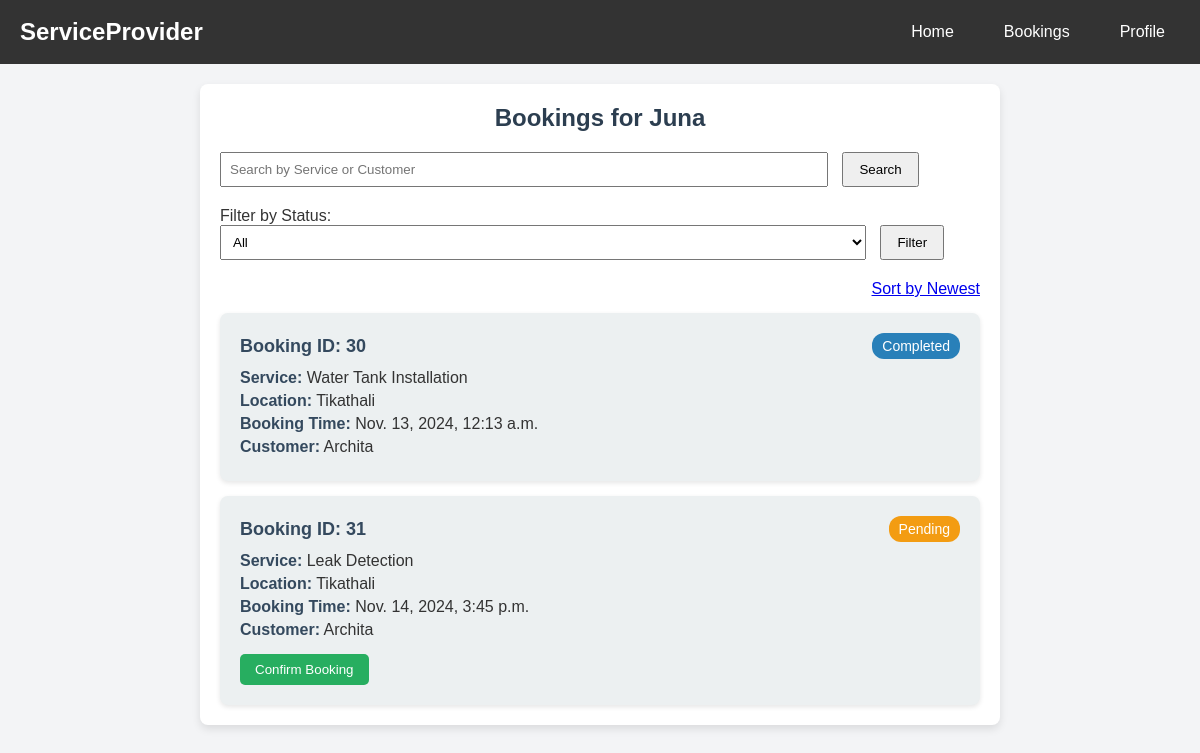
Before: /provider/bookings/42/ (signed in) with the older database file.
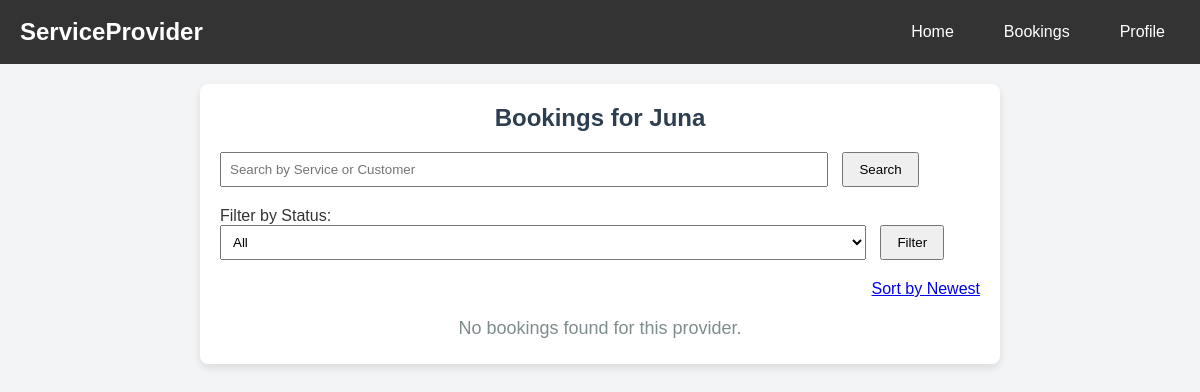
After: the same page with the newer database file.
### myApp/models.py (models this page shows, shortened)
class Booking(models.Model):
    email = models.EmailField(null=True, blank=True)
    location = models.CharField(max_length=255)
    provider = models.ForeignKey(ServiceProvider, on_delete=models.CASCADE, related_name='bookings', default=8)  # Assuming 1 is a valid ServiceProvider ID
    customer = models.ForeignKey(Customer, on_delete=models.CASCADE, related_name='bookings')
    service = models.ForeignKey('Service', on_delete=models.CASCADE, default=1)
    booking_time = models.DateTimeField()
    needs_review = models.BooleanField(default=False)
    service_completed = models.BooleanField(default=False)
    status = models.CharField(max_length=50, choices=[
        ('pending', 'Pending'),
        ('confirmed', 'Confirmed'),
        ('completed', 'Completed'),
        ('canceled', 'Canceled'),
    ], default='pending')
    created_at = models.DateTimeField(auto_now_add=True)

class Service(models.Model):
    category = models.ForeignKey(Category, on_delete=models.CASCADE, related_name="services",default="cleaning")
    title = models.CharField(max_length=100)
    description = models.TextField()
    price = models.DecimalField(max_digits=10, decimal_places=2)
    image = models.ImageField(upload_to='images/', default='images/electrician.jpg')
    created_at = models.DateTimeField(auto_now_add=True)
    updated_at = models.DateTimeField(auto_now=True)

class Customer(models.Model):
    user = models.OneToOneField(User, on_delete=models.CASCADE)
    phone_number = models.CharField(max_length=15)
    latitude = models.FloatField(default=00.0)
    longitude = models.FloatField( default=00.0)
    profile_picture = models.ImageField(upload_to='customer_profiles/', blank=True, null=True)

### myApp/views.py (the view)
# urls.py: path('provider/bookings/<int:provider_id>/', views.provider_bookings, name='provider_bookings'),
@login_required
def provider_bookings(request, provider_id):
    provider = get_object_or_404(ServiceProvider, user_id=provider_id)
    if request.user != provider.user:
        return redirect('login')
    sort_order = request.GET.get('sort', 'asc')
    search_query = request.GET.get('search', '')
    status_filter = request.GET.get('status', '')
    bookings = Booking.objects.filter(provider=provider)
    if search_query:
        bookings = bookings.filter(
            Q(service__title__icontains=search_query) |
            Q(customer__user__username__icontains=search_query)
        )
    if status_filter:
        bookings = bookings.filter(status=status_filter)
    if sort_order == 'desc':
        bookings = bookings.order_by('-booking_time')
    else:
        bookings = bookings.order_by('booking_time')
    return render(request, 'myApp/provider_bookings.html', {
        'provider': provider,
        'bookings': bookings,
        'sort_order': sort_order,
        'search': search_query,
        'status': status_filter,
    })

### myApp/templates/myApp/provider_bookings.html (shortened to what this page needs)
{% include 'myApp/service_pronav.html' %}
{% load static %}
<!DOCTYPE html>
<html lang="en">
  <head>
  </head>
  <body>
    <div class="container">
      <h2>Bookings for {{ provider.user.username }}</h2>
      <div class="search-bar">
        <form method="GET" action="">
          <input type="text" name="search" placeholder="Search by Service or Customer" value="{{ request.GET.search }}" />
          <button type="submit">Search</button>
        </form>
      </div>
      <div class="filters">
        <form method="GET" action="">
          <label for="status">Filter by Status:</label>
          <select name="status" id="status">
            <option value="">All</option>
          </select>
          <button type="submit">Filter</button>
        </form>
      </div>
      <div class="sort-button">
        {% if sort_order == 'asc' %}
          <a href="?sort=desc&search={{ request.GET.search }}&status={{ request.GET.status }}" class="btn">Sort by Newest</a>
        {% else %}
          <a href="?sort=asc&search={{ request.GET.search }}&status={{ request.GET.status }}" class="btn">Sort by Oldest</a>
        {% endif %}
      </div>
      {% if bookings %}
        <div class="bookings-list">
          {% for booking in bookings %}
            <div class="booking-card">
              <div class="booking-header">
                <h3>Booking ID: {{ booking.id }}</h3>
                <span class="status {{ booking.status|lower }}">{{ booking.status }}</span>
              </div>
              <p><strong>Service:</strong> {{ booking.service.title }}</p>
              <p><strong>Location:</strong> {{ booking.location }}</p>
              <p><strong>Booking Time:</strong> {{ booking.booking_time }}</p>
              <p><strong>Customer:</strong> {{ booking.customer.user.username }}</p>
              {% if booking.status == "pending" %}
                <form method="POST" action="{% url 'confirm_booking' booking.id %}">
                  <button type="submit" class="confirm-button">Confirm Booking</button>
                </form>
              {% endif %}
            </div>
          {% endfor %}
        </div>
      {% else %}
        <p class="no-bookings">No bookings found for this provider.</p>
      {% endif %}
    </div>
  </body>
</html>

Changed rows visible on the page:
removed Booking: id "30", status "Completed", service "Water Tank Installation", location "Tikathali", booking_time "Nov. 13, 2024, 12:13 a.m.", customer.user.username "Archita"
removed Booking: id "31", status "Pending", service "Leak Detection", location "Tikathali", booking_time "Nov. 14, 2024, 3:45 p.m.", customer.user.username "Archita", shows "Confirm Booking"
Other visible differences:
text now shown: "No bookings found for this provider."
